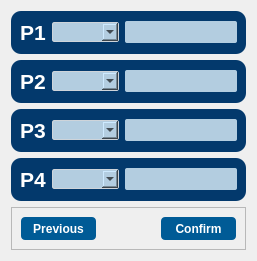
    <widget class="QWidget" name="page_4_port">
     <layout class="QVBoxLayout" name="verticalLayout_5">
      <item>
       <widget class="QFrame" name="p1_frame_3_port_4">
        <property name="styleSheet">
         <string notr="true">QFrame{
	
	background-color: rgb(3,57,108);
	color: rgb(220, 220, 220);
	border-radius: 10px;
}</string>
        </property>
        <property name="frameShape">
         <enum>QFrame::StyledPanel</enum>
        </property>
        <property name="frameShadow">
         <enum>QFrame::Raised</enum>
        </property>
        <layout class="QHBoxLayout" name="horizontalLayout_14">
         <item alignment="Qt::AlignHCenter">
          <widget class="QLabel" name="label_6">
           <property name="maximumSize">
            <size>
             <width>150</width>
             <height>16777215</height>
            </size>
           </property>
           <property name="font">
            <font>
             <family>Segoe UI</family>
             <pointsize>16</pointsize>
             <weight>50</weight>
             <bold>false</bold>
            </font>
           </property>
           <property name="styleSheet">
            <string notr="true">color: rgb(255, 255, 255);</string>
           </property>
           <property name="text">
            <string>&lt;strong&gt;P1&lt;/strong&gt;</string>
           </property>
          </widget>
         </item>
         <item>
          <widget class="QComboBox" name="p1_board_comboBox_4_port">
           <property name="maximumSize">
            <size>
             <width>150</width>
             <height>20</height>
            </size>
           </property>
           <property name="font">
            <font>
             <family>Segoe UI</family>
            </font>
           </property>
           <property name="styleSheet">
            <string notr="true">QComboBox{
	background-color: rgb(179,205,224);
	border: 1px solid #ced4da;
	border-radius: 2px;
	padding-left: 5px;
}

QComboBox:on{
	border:2px solid #c2dbfe
}

QComboBox QListView{
	
	
	color: #fff;
	font-size:12px;
	border:1px solid rgba(0, 0, 0, 10%);
	padding: 5px;
	background-color: #b3cde0;
	outline: 10px;
}


</string>
           </property>
          </widget>
         </item>
         <item alignment="Qt::AlignHCenter">
          <widget class="QLineEdit" name="p1_lineEdit_4_port">
           <property name="maximumSize">
            <size>
             <width>150</width>
             <height>22</height>
            </size>
           </property>
           <property name="font">
            <font>
             <family>Segoe UI</family>
            </font>
           </property>
           <property name="styleSheet">
            <string notr="true">QLineEdit{
	background-color: rgb(179,205,224);
	border-radius: 2px;
	padding: 3px;
}

QLineEdit::focus{
	border: 2px solid white;
	
	background-color: rgb(222, 222, 222);
}
</string>
           </property>
           <property name="text">
            <string/>
           </property>
          </widget>
         </item>
        </layout>
       </widget>
      </item>
      <item>
       <widget class="QFrame" name="p2_frame_port_4">
        <property name="styleSheet">
         <string notr="true">QFrame{
	background-color: rgb(3,57,108);
	color: rgb(220, 220, 220);
	border-radius: 10px;
}</string>
        </property>
        <property name="frameShape">
         <enum>QFrame::StyledPanel</enum>
        </property>
        <property name="frameShadow">
         <enum>QFrame::Raised</enum>
        </property>
        <layout class="QHBoxLayout" name="horizontalLayout_15">
         <item alignment="Qt::AlignHCenter">
          <widget class="QLabel" name="label_7">
           <property name="font">
            <font>
             <family>Segoe UI</family>
             <pointsize>16</pointsize>
             <weight>50</weight>
             <bold>false</bold>
            </font>
           </property>
           <property name="styleSheet">
            <string notr="true">color: rgb(255, 255, 255);</string>
           </property>
           <property name="text">
            <string>&lt;strong&gt;P2&lt;/strong&gt;</string>
           </property>
          </widget>
         </item>
         <item>
          <widget class="QComboBox" name="p2_board_comboBox_4_port">
           <property name="maximumSize">
            <size>
             <width>150</width>
             <height>20</height>
            </size>
           </property>
           <property name="font">
            <font>
             <family>Segoe UI</family>
            </font>
           </property>
           <property name="styleSheet">
            <string notr="true">QComboBox{
	background-color: rgb(179,205,224);
	border: 1px solid #ced4da;
	border-radius: 2px;
	padding-left: 5px;
}

QComboBox:on{
	border:2px solid #c2dbfe
}

QComboBox QListView{
	
	
	color: #fff;
	font-size:12px;
	border:1px solid rgba(0, 0, 0, 10%);
	padding: 5px;
	background-color: #b3cde0;
	outline: 10px;
}


</string>
           </property>
          </widget>
         </item>
         <item alignment="Qt::AlignHCenter">
          <widget class="QLineEdit" name="p2_lineEdit_4_port">
           <property name="maximumSize">
            <size>
             <width>150</width>
             <height>22</height>
            </size>
           </property>
           <property name="font">
            <font>
             <family>Segoe UI</family>
            </font>
           </property>
           <property name="styleSheet">
            <string notr="true">QLineEdit{
	background-color: rgb(179,205,224);
	border-radius: 2px;
	padding: 3px;
}

QLineEdit::focus{
	border: 2px solid white;
	
	background-color: rgb(222, 222, 222);
}
</string>
           </property>
          </widget>
         </item>
        </layout>
       </widget>
      </item>
      <item>
       <widget class="QFrame" name="p3_frame_port_4">
        <property name="styleSheet">
         <string notr="true">QFrame{
	background-color: rgb(3,57,108);
	color: rgb(220, 220, 220);
	border-radius: 10px;
}</string>
        </property>
        <property name="frameShape">
         <enum>QFrame::StyledPanel</enum>
        </property>
        <property name="frameShadow">
         <enum>QFrame::Raised</enum>
        </property>
        <layout class="QHBoxLayout" name="horizontalLayout_16">
         <item alignment="Qt::AlignHCenter">
          <widget class="QLabel" name="label_8">
           <property name="font">
            <font>
             <family>Segoe UI</family>
             <pointsize>16</pointsize>
             <weight>50</weight>
             <bold>false</bold>
            </font>
           </property>
           <property name="styleSheet">
            <string notr="true">color: rgb(255, 255, 255);</string>
           </property>
           <property name="text">
            <string>&lt;strong&gt;P3&lt;/strong&gt;</string>
           </property>
          </widget>
         </item>
         <item>
          <widget class="QComboBox" name="p3_board_comboBox_4_port">
           <property name="maximumSize">
            <size>
             <width>150</width>
             <height>20</height>
            </size>
           </property>
           <property name="font">
            <font>
             <family>Segoe UI</family>
            </font>
           </property>
           <property name="styleSheet">
            <string notr="true">QComboBox{
	background-color: rgb(179,205,224);
	border: 1px solid #ced4da;
	border-radius: 2px;
	padding-left: 5px;
}

QComboBox:on{
	border:2px solid #c2dbfe
}

QComboBox QListView{
	
	
	color: #fff;
	font-size:12px;
	border:1px solid rgba(0, 0, 0, 10%);
	padding: 5px;
	background-color: #b3cde0;
	outline: 10px;
}


</string>
           </property>
          </widget>
         </item>
         <item alignment="Qt::AlignHCenter">
          <widget class="QLineEdit" name="p3_lineEdit_4_port">
           <property name="maximumSize">
            <size>
             <width>150</width>
             <height>22</height>
            </size>
           </property>
           <property name="font">
            <font>
             <family>Segoe UI</family>
            </font>
           </property>
           <property name="styleSheet">
            <string notr="true">QLineEdit{
	background-color: rgb(179,205,224);
	border-radius: 2px;
	padding: 3px;
}

QLineEdit::focus{
	border: 2px solid white;
	
	background-color: rgb(222, 222, 222);
}
</string>
           </property>
          </widget>
         </item>
        </layout>
       </widget>
      </item>
      <item>
       <widget class="QFrame" name="p4_frame_port_4">
        <property name="styleSheet">
         <string notr="true">QFrame{
	background-color: rgb(3,57,108);
	color: rgb(220, 220, 220);
	border-radius: 10px;
}</string>
        </property>
        <property name="frameShape">
         <enum>QFrame::StyledPanel</enum>
        </property>
        <property name="frameShadow">
         <enum>QFrame::Raised</enum>
        </property>
        <layout class="QHBoxLayout" name="horizontalLayout_17">
         <item alignment="Qt::AlignHCenter">
          <widget class="QLabel" name="label_9">
           <property name="font">
            <font>
             <family>Segoe UI</family>
             <pointsize>16</pointsize>
             <weight>50</weight>
             <bold>false</bold>
            </font>
           </property>
           <property name="styleSheet">
            <string notr="true">color: rgb(255, 255, 255);</string>
           </property>
           <property name="text">
            <string>&lt;html&gt;&lt;head/&gt;&lt;body&gt;&lt;p&gt;&lt;span style=&quot; font-weight:600;&quot;&gt;P4&lt;/span&gt;&lt;/p&gt;&lt;/body&gt;&lt;/html&gt;</string>
           </property>
          </widget>
         </item>
         <item>
          <widget class="QComboBox" name="p4_board_comboBox_4_port">
           <property name="maximumSize">
            <size>
             <width>150</width>
             <height>20</height>
            </size>
           </property>
           <property name="font">
            <font>
             <family>Segoe UI</family>
            </font>
           </property>
           <property name="styleSheet">
            <string notr="true">QComboBox{
	background-color: rgb(179,205,224);
	border: 1px solid #ced4da;
	border-radius: 2px;
	padding-left: 5px;
}

QComboBox:on{
	border:2px solid #c2dbfe
}

QComboBox QListView{
	
	
	color: #fff;
	font-size:12px;
	border:1px solid rgba(0, 0, 0, 10%);
	padding: 5px;
	background-color: #b3cde0;
	outline: 10px;
}


</string>
           </property>
          </widget>
         </item>
         <item alignment="Qt::AlignHCenter">
          <widget class="QLineEdit" name="p4_lineEdit_4_port">
           <property name="maximumSize">
            <size>
             <width>150</width>
             <height>22</height>
            </size>
           </property>
           <property name="font">
            <font>
             <family>Segoe UI</family>
            </font>
           </property>
           <property name="styleSheet">
            <string notr="true">QLineEdit{
	background-color: rgb(179,205,224);
	border-radius: 2px;
	padding: 3px;
}

QLineEdit::focus{
	border: 2px solid white;
	
	background-color: rgb(222, 222, 222);
}
</string>
           </property>
          </widget>
         </item>
        </layout>
       </widget>
      </item>
      <item>
       <widget class="QFrame" name="frame_4">
        <property name="frameShape">
         <enum>QFrame::StyledPanel</enum>
        </property>
        <property name="frameShadow">
         <enum>QFrame::Raised</enum>
        </property>
        <layout class="QHBoxLayout" name="horizontalLayout_13">
         <item alignment="Qt::AlignLeft">
          <widget class="QPushButton" name="previous_button_4_port">
           <property name="minimumSize">
            <size>
             <width>75</width>
             <height>23</height>
            </size>
           </property>
           <property name="font">
            <font>
             <family>Segoe UI</family>
             <weight>75</weight>
             <bold>true</bold>
            </font>
           </property>
           <property name="styleSheet">
            <string notr="true">QPushButton{
	background-color: rgb(0,91,150);
	color: rgb(255, 255, 255);
	border-radius:4px;
}

QPushButton::hover{
	background-color: rgb(0, 123, 199);
}

QPushButton::pressed{
	border: 2px solid #b3cde0;
}
</string>
           </property>
           <property name="text">
            <string>Previous</string>
           </property>
          </widget>
         </item>
         <item alignment="Qt::AlignRight">
          <widget class="QPushButton" name="confirm_button_4_port">
           <property name="minimumSize">
            <size>
             <width>75</width>
             <height>23</height>
            </size>
           </property>
           <property name="font">
            <font>
             <family>Segoe UI</family>
             <weight>75</weight>
             <bold>true</bold>
            </font>
           </property>
           <property name="styleSheet">
            <string notr="true">QPushButton{
	background-color: rgb(0,91,150);
	color: rgb(255, 255, 255);
	border-radius:4px;
}

QPushButton::hover{
	background-color: rgb(0, 123, 199);
}

QPushButton::pressed{
	border: 2px solid #b3cde0;
}
</string>
           </property>
           <property name="text">
            <string>Confirm</string>
           </property>
          </widget>
         </item>
        </layout>
       </widget>
      </item>
     </layout>
    </widget>
